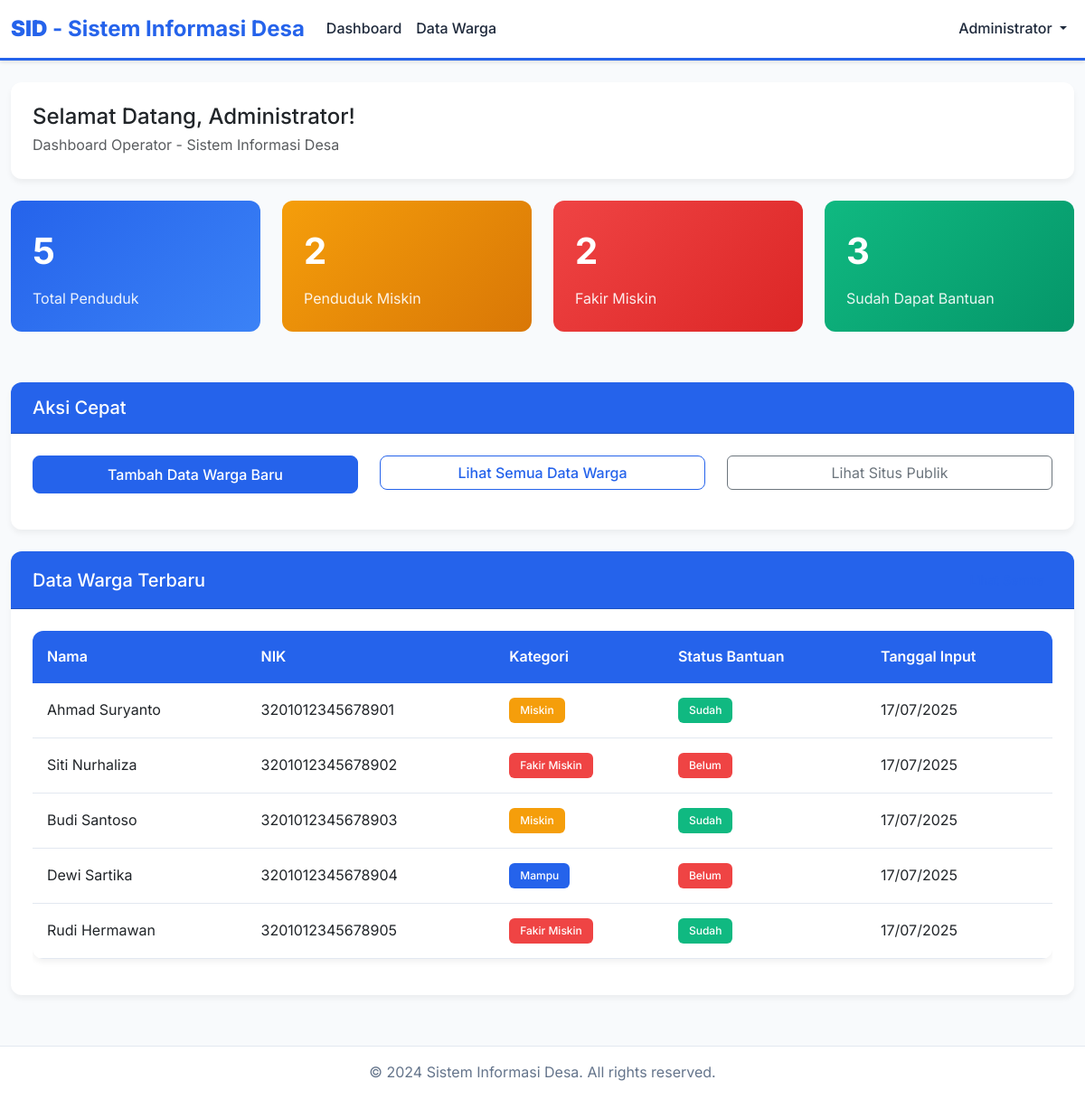
The app's page /public_html/village-system/operator/dashboard.php (signed in) with its own data.
### tables this page shows
CREATE TABLE warga (
  id int(11) NOT NULL AUTO_INCREMENT,
  nama varchar(255) NOT NULL,
  nik varchar(20) NOT NULL,
  alamat text,
  kategori varchar(100) DEFAULT NULL,
  status_bantuan enum('Sudah','Belum') NOT NULL DEFAULT 'Belum',
  tanggal_bantuan date DEFAULT NULL,
  created_at timestamp NOT NULL DEFAULT CURRENT_TIMESTAMP,
  updated_at timestamp NOT NULL DEFAULT CURRENT_TIMESTAMP ON UPDATE CURRENT_TIMESTAMP,
  PRIMARY KEY (id),
  UNIQUE KEY nik (nik)
);

### public_html/village-system/operator/dashboard.php (the view, shortened to what this page needs)
<?php
require_once '../includes/auth.php';
$stats = [];
$result = $conn->query("SELECT COUNT(*) as total FROM warga");
$stats['total_warga'] = $result->fetch_assoc()['total'];
$result = $conn->query("SELECT COUNT(*) as total FROM warga WHERE kategori = 'Miskin'");
$stats['total_miskin'] = $result->fetch_assoc()['total'];
$result = $conn->query("SELECT COUNT(*) as total FROM warga WHERE kategori = 'Fakir Miskin'");
$stats['total_fakir_miskin'] = $result->fetch_assoc()['total'];
$result = $conn->query("SELECT COUNT(*) as total FROM warga WHERE status_bantuan = 'Sudah'");
$stats['sudah_bantuan'] = $result->fetch_assoc()['total'];
$recent_warga = $conn->query("SELECT nama, nik, kategori, status_bantuan, created_at FROM warga ORDER BY created_at DESC LIMIT 5");
?>
<!DOCTYPE html>
<html lang="id">
<head>
    <link href="https://cdn.jsdelivr.net/npm/bootstrap@5.3.0/dist/css/bootstrap.min.css" rel="stylesheet">
    <link href="../assets/css/style.css" rel="stylesheet">
</head>
<body>
    <nav class="navbar navbar-expand-lg navbar-light">
        <div class="container-fluid">
            <a class="navbar-brand" href="dashboard.php">
                <strong>SID</strong> - Sistem Informasi Desa
            </a>
            <div class="collapse navbar-collapse" id="navbarNav">
                <ul class="navbar-nav me-auto">
                    <li class="nav-item">
                        <a class="nav-link active" href="dashboard.php">Dashboard</a>
                    </li>
                    <li class="nav-item">
                        <a class="nav-link" href="warga.php">Data Warga</a>
                    </li>
                </ul>
                <ul class="navbar-nav">
                    <li class="nav-item dropdown">
                        <a class="nav-link dropdown-toggle" href="#" role="button" data-bs-toggle="dropdown">
                            <?php echo htmlspecialchars($_SESSION['user_name']); ?>
                        </a>
                    </li>
                </ul>
            </div>
        </div>
    </nav>
    <div class="container-fluid py-4">
        <div class="row mb-4">
            <div class="col-12">
                <div class="card">
                    <div class="card-body">
                        <h4 class="mb-1">Selamat Datang, <?php echo htmlspecialchars($_SESSION['user_name']); ?>!</h4>
                        <p class="text-muted mb-0">Dashboard Operator - Sistem Informasi Desa</p>
                    </div>
                </div>
            </div>
        </div>
        <div class="row mb-4">
            <div class="col-lg-3 col-md-6 mb-3">
                <div class="stats-card">
                    <div class="stats-number"><?php echo number_format($stats['total_warga']); ?></div>
                    <div class="stats-label">Total Penduduk</div>
                </div>
            </div>
            <div class="col-lg-3 col-md-6 mb-3">
                <div class="stats-card warning">
                    <div class="stats-number"><?php echo number_format($stats['total_miskin']); ?></div>
                    <div class="stats-label">Penduduk Miskin</div>
                </div>
            </div>
            <div class="col-lg-3 col-md-6 mb-3">
                <div class="stats-card danger">
                    <div class="stats-number"><?php echo number_format($stats['total_fakir_miskin']); ?></div>
                    <div class="stats-label">Fakir Miskin</div>
                </div>
            </div>
            <div class="col-lg-3 col-md-6 mb-3">
                <div class="stats-card success">
                    <div class="stats-number"><?php echo number_format($stats['sudah_bantuan']); ?></div>
                    <div class="stats-label">Sudah Dapat Bantuan</div>
                </div>
            </div>
        </div>
        <div class="row mb-4">
            <div class="col-12">
                <div class="card">
                    <div class="card-header">
                        <h5 class="mb-0">Aksi Cepat</h5>
                    </div>
                    <div class="card-body">
                        <div class="row">
                            <div class="col-md-4 mb-3">
                                <a href="warga.php" class="btn btn-primary w-100">
                                    Tambah Data Warga Baru
                                </a>
                            </div>
                            <div class="col-md-4 mb-3">
                                <a href="warga.php" class="btn btn-outline-primary w-100">
                                    Lihat Semua Data Warga
                                </a>
                            </div>
                            <div class="col-md-4 mb-3">
                                <a href="../public/index.php" class="btn btn-outline-secondary w-100">
                                    Lihat Situs Publik
                                </a>
                            </div>
                        </div>
                    </div>
                </div>
            </div>
        </div>
        <div class="row">
            <div class="col-12">
                <div class="card">
                    <div class="card-header d-flex justify-content-between align-items-center">
                        <h5 class="mb-0">Data Warga Terbaru</h5>
                        <a href="warga.php" class="btn btn-outline-primary btn-sm">Lihat Semua</a>
                    </div>
                    <div class="card-body">
                        <?php if ($recent_warga->num_rows > 0): ?>
                            <div class="table-responsive">
                                <table class="table table-hover">
                                    <thead>
                                        <tr>
                                            <th>Nama</th>
                                            <th>NIK</th>
                                            <th>Kategori</th>
                                            <th>Status Bantuan</th>
                                            <th>Tanggal Input</th>
                                        </tr>
                                    </thead>
                                    <tbody>
                                        <?php while ($row = $recent_warga->fetch_assoc()): ?>
                                            <tr>
                                                <td><?php echo htmlspecialchars($row['nama']); ?></td>
                                                <td><?php echo htmlspecialchars($row['nik']); ?></td>
                                                <td>
                                                    <span class="badge <?php
                                                        echo $row['kategori'] === 'Miskin' ? 'badge-warning' :
                                                            ($row['kategori'] === 'Fakir Miskin' ? 'badge-danger' : 'badge-primary');
                                                    ?>">
                                                        <?php echo htmlspecialchars($row['kategori']); ?>
                                                    </span>
                                                </td>
                                                <td>
                                                    <span class="badge <?php echo $row['status_bantuan'] === 'Sudah' ? 'badge-success' : 'badge-danger'; ?>">
                                                        <?php echo $row['status_bantuan']; ?>
                                                    </span>
                                                </td>
                                                <td><?php echo date('d/m/Y', strtotime($row['created_at'])); ?></td>
                                            </tr>
                                        <?php endwhile; ?>
                                    </tbody>
                                </table>
                            </div>
                        <?php endif; ?>
                    </div>
                </div>
            </div>
        </div>
    </div>
    <footer class="footer">
        <div class="container-fluid">
            <p class="mb-0">&copy; 2024 Sistem Informasi Desa. All rights reserved.</p>
        </div>
    </footer>
</body>
</html>

### public_html/village-system/assets/css/style.css (style rules this page uses)
:root { --primary-blue: #2563eb; --light-blue: #3b82f6; --dark-blue: #1d4ed8; --bg-light: #f8fafc; --bg-white: #ffffff; --text-dark: #1e293b; --text-gray: #64748b; --border-color: #e2e8f0; --success-green: #10b981; --warning-yellow: #f59e0b; --danger-red: #ef4444; }
body { font-family: 'Inter', 'Segoe UI', Tahoma, Geneva, Verdana, sans-serif; background-color: var(--bg-light); color: var(--text-dark); line-height: 1.6; }
.navbar-brand { font-weight: 700; color: var(--primary-blue) !important; font-size: 1.5rem; }
.navbar { background-color: var(--bg-white) !important; box-shadow: 0 2px 4px rgba(0,0,0,0.1); border-bottom: 3px solid var(--primary-blue); }
.navbar-nav .nav-link { color: var(--text-dark) !important; font-weight: 500; transition: color 0.3s ease; }
.card { border: none; border-radius: 12px; box-shadow: 0 4px 6px rgba(0,0,0,0.05); transition: transform 0.2s ease, box-shadow 0.2s ease; }
.card-header { background-color: var(--primary-blue); color: white; border-radius: 12px 12px 0 0 !important; font-weight: 600; padding: 1rem 1.5rem; }
.card-body { padding: 1.5rem; }
.btn-primary { background-color: var(--primary-blue); border-color: var(--primary-blue); font-weight: 500; border-radius: 8px; padding: 0.5rem 1.5rem; transition: all 0.3s ease; }
.btn-outline-primary { color: var(--primary-blue); border-color: var(--primary-blue); font-weight: 500; border-radius: 8px; }
.table { background-color: var(--bg-white); border-radius: 12px; overflow: hidden; box-shadow: 0 4px 6px rgba(0,0,0,0.05); }
.table thead th { background-color: var(--primary-blue); color: white; font-weight: 600; border: none; padding: 1rem; }
.table tbody td { padding: 1rem; border-color: var(--border-color); vertical-align: middle; }
.stats-card { background: linear-gradient(135deg, var(--primary-blue), var(--light-blue)); color: white; border-radius: 12px; padding: 1.5rem; margin-bottom: 1rem; }
.stats-card.success { background: linear-gradient(135deg, var(--success-green), #059669); }
.stats-card.warning { background: linear-gradient(135deg, var(--warning-yellow), #d97706); }
.stats-card.danger { background: linear-gradient(135deg, var(--danger-red), #dc2626); }
.stats-number { font-size: 2.5rem; font-weight: 700; margin-bottom: 0.5rem; }
.stats-label { font-size: 1rem; opacity: 0.9; }
.badge { font-weight: 500; padding: 0.5rem 0.75rem; border-radius: 6px; }
.badge-success { background-color: var(--success-green); }
.badge-warning { background-color: var(--warning-yellow); }
.badge-danger { background-color: var(--danger-red); }
.badge-primary { background-color: var(--primary-blue); }
.footer { background-color: var(--bg-white); border-top: 1px solid var(--border-color); padding: 1rem 0; margin-top: 2rem; color: var(--text-gray); text-align: center; }

### records on screen
warga: nama "Ahmad Suryanto", nik "3201012345678901", kategori "Miskin", status_bantuan "Sudah", created_at "17/07/2025"
warga: nama "Siti Nurhaliza", nik "3201012345678902", kategori "Fakir Miskin", status_bantuan "Belum", created_at "17/07/2025"
warga: nama "Budi Santoso", nik "3201012345678903", kategori "Miskin", status_bantuan "Sudah", created_at "17/07/2025"
warga: nama "Dewi Sartika", nik "3201012345678904", kategori "Mampu", status_bantuan "Belum", created_at "17/07/2025"
warga: nama "Rudi Hermawan", nik "3201012345678905", kategori "Fakir Miskin", status_bantuan "Sudah", created_at "17/07/2025"

### other values on screen
$_SESSION['user_name'] "Administrator"
$stats['total_warga'] "5"
$stats['total_miskin'] "2"
$stats['total_fakir_miskin'] "2"
$stats['sudah_bantuan'] "3"
